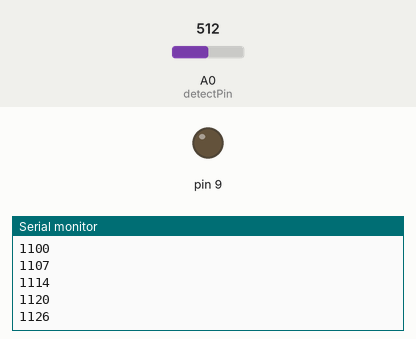
This sketch was run on a simulated Arduino Uno, built with avr-gcc and run on an emulated ATmega328P. On the bench: output pins drawn as LEDs (lit = HIGH), the last lines printed to the serial monitor. The test bench sets the inputs (shaded band); at power-on: A0 (detectPin) = 512.

Above: at 1.2 s.
1.3 s: A0 (detectPin) set to 0
At 4.0 s:
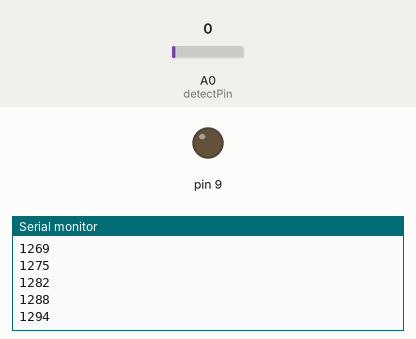
4.3 s: A0 (detectPin) set to 122
At 5.0 s:
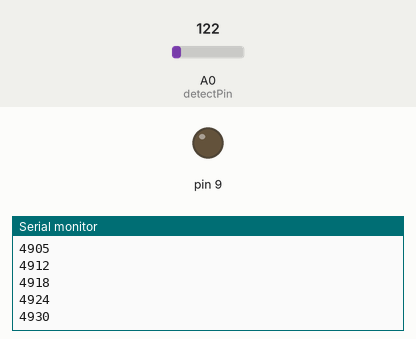
Timing chart, 0 to 7.3 s (numbered marks = the images above; inputs shaded):
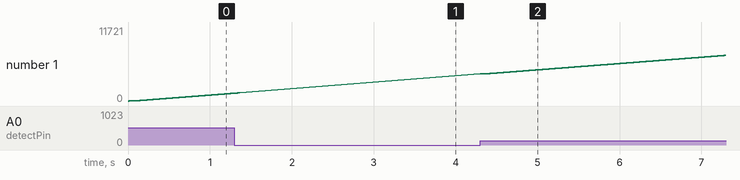

The sketch:

nsPulseCount.ino
```cpp
/*
 * Original source of this code: https://arduino.stackexchange.com/questions/45519/is-it-possible-to-obtain-0-05-duty-cycle-at-1hz-in-arduinoa-500us-square-puls @Edgar Bonet
 * Configure Timer 1 to generate a slow, low duty cycle PWM signal.
 * Output pin = digital 9 = PB1 = OC1A.
 */

const float PWM_PERIOD  = 1;     // 1 s
const float PULSE_WIDTH = 100e-6;  // 100 us
int detectPin = A0 ;
/*
 * With a 16 MHz clock and this prescaler, the resolution is 16 us and
 * the maximum period is 1.048576 s.
 * MAX COUNT: 65536 = 2^n_BITSOFTIMER = 2^16
 * RESOLUTION = T_CPU * PRESCALER = PRESCALER / F_CPU
 * MAX_PERIOD= MAX_COUNT * RESOLUTION
 *
 * with prescaler = 256-> resolution = 16us, max period = 1s
 */
const uint16_t TIMER_PRESCALER = 256;
const float F_TIMER = F_CPU / TIMER_PRESCALER;
int long time2=0;
int long time1=0;
int delta = 0;
void setup()
{
    Serial.begin(9600);
    pinMode(detectPin,INPUT);
    // Configure Timer 1.
    DDRB  |= _BV(PB1);    // set PB1 = OC1A as output
    ICR1   = round(PWM_PERIOD * F_TIMER) -1 ;
    OCR1A  = round(PULSE_WIDTH * F_TIMER) -1 ;
    TCCR1A = _BV(COM1A1)  // non-inverting PWM on OC1A
           | _BV(WGM11);  // fast PWM mode, TOP = ICR1
    TCCR1B = _BV(WGM12)   // ditto
           | _BV(WGM13)   // ditto
           | _BV(CS12);   // clock at F_CPU/256 = 62.5 kHz
}

void loop()

{
  //time2 = millis();
  if(analogRead(detectPin) >= HIGH)
  {
    time2=millis();
    //delta = time2 - time1;
    //Serial.print("current: ");
    //Serial.print(time2);
    Serial.println(time2);
    //Serial.print(" delta: ");
    //Serial.println(delta);
    //time1=millis();
  }

  //val = analogRead(detectPin);  // read the input pin
  //Serial.println(val);          // debug value
}
```

Measured:
- after the input at 4.3 s, the serial monitor: prints a new line at once (image 2)
- plotted number 1: 1294 → 117 after the input at 4.3 s
